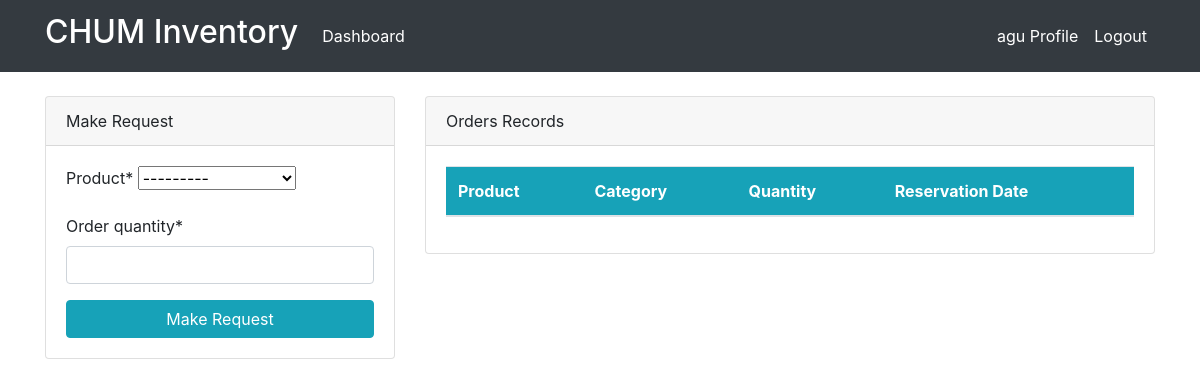
/dashboard/ (signed in), run on an earlier commit of the app's database.
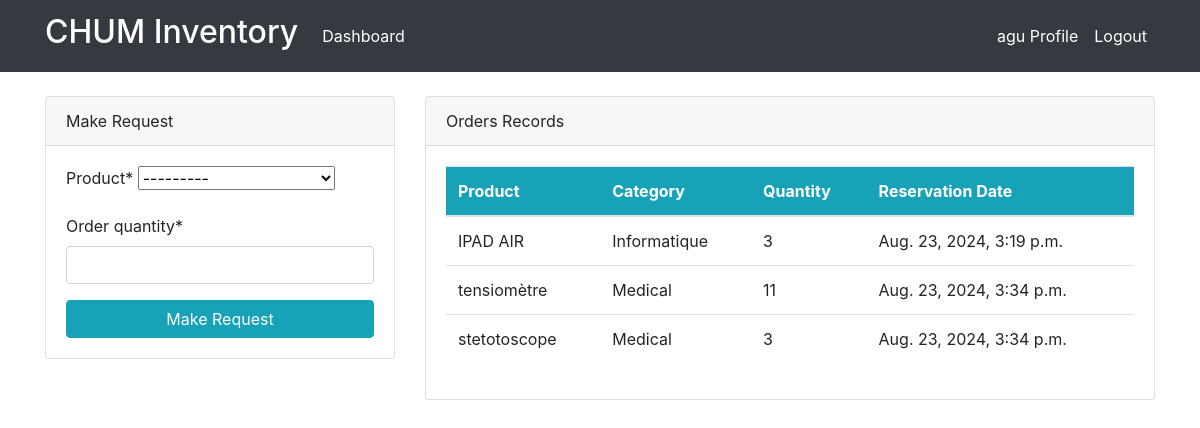
And on a later commit of the database.
### dashboard/models.py (models this page shows, shortened)
class Order(models.Model):
    product = models.ForeignKey(Product, on_delete=models.CASCADE, null=True)
    client = models.ForeignKey(User, models.CASCADE, null=True)
    order_quantity = models.PositiveBigIntegerField(null=True)
    date = models.DateTimeField(auto_now_add=True)
    date_of_return = models.DateField(null=True, blank=True)  # New field
    returned = models.BooleanField(default=False)  # New field to track return status
    class Meta:
        verbose_name_plural = "Reservations"

class Product(models.Model):
    name = models.CharField(max_length=100, null=True)
    category = models.CharField(max_length=20, choices=CATEGORY, null=True)
    quantity = models.PositiveIntegerField(null=True)
    class Meta:
        verbose_name_plural = "CHUM Inventory"
    def __str__(self):
        return f'{self.name} ({self.quantity})'

### dashboard/views.py (the view)
# urls.py: path('dashboard/', views.index, name='dashboard-index'),
@login_required
def index(request):
    product = Product.objects.all()
    product_count = product.count()
    order = Order.objects.all()
    order_count = order.count()
    customer_count = User.objects.all().count()
    if request.method == 'POST':
        form = OrderForm(request.POST)
        if form.is_valid():
            obj = form.save(commit=False)
            obj.client = request.user
            obj.save()
            return redirect('dashboard-index')
    else:
        form = OrderForm()
    context = {
        'form': form,
        'orders': order,
        'products': product,
        'product_count': product_count,
        'order_count': order_count,
        'customer_count': customer_count,
    }
    return render(request, 'dashboard/index.html', context)

### dashboard/forms.py
class OrderForm(forms.ModelForm):
    class Meta:
        model = Order
        fields = ['product', 'order_quantity']

### templates/dashboard/index.html (shortened to what the changed rows need)
{% extends 'partials/base.html' %}
{% block content %}
{% if user.is_authenticated and user.is_staff and user.is_superuser %}
{% include 'partials/topnav.html' %}
 <div class="container">
    <div class="row my-5">
        <div class="col-md-6">
            <div class="bg-white">
                <canvas id="myChart1" width="400" height="300"></canvas>
                <script>
                    var ctx = document.getElementById('myChart1').getContext('2d');
                    var myChart1 = new Chart(ctx, {
                        type: 'pie',
                        data: {
                            labels: [{% for order in orders %}'{{order.product.name}}', {% endfor %}],
                            datasets: [{
                                label: 'Orders',
                                data: [{% for order in orders %} '{{order.order_quantity}}', {% endfor %}],
                                backgroundColor: [
                                    'rgba(255, 99, 132, 1)',
                                    'rgba(54, 162, 235, 1)',
                                    'rgba(255, 206, 86, 1)',
                                    'rgba(75, 192, 192, 1)',
                                    'rgba(153, 102, 255, 1)',
                                    'rgba(255, 159, 64, 1)',
                                    'rgba(255, 123, 33, 1)',
                                    'rgba(54, 54, 235, 1)',
                                    'rgba(255, 100, 86, 1)',
                                    'rgba(75, 87, 192, 1)',
                                    'rgba(44, 102, 255, 1)',
                                    'rgba(1234, 159, 64, 1)',
                                    'rgba(12, 233, 132, 1)',
                                    'rgba(549, 16, 235, 1)',
                                    'rgba(25, 20, 86, 1)',
                                    'rgba(75, 192, 192, 1)',
                                    'rgba(153, 102, 255, 1)',
                                    'rgba(255, 159, 64, 1)',
                                    'rgba(255, 99, 132, 1)',
                                    'rgba(576, 1662, 35, 1)',
                                    'rgba(322, 121, 86, 1)',
                                    'rgba(75, 192, 192, 1)',
                                    'rgba(153, 102, 255, 1)',
                                    'rgba(255, 159, 64, 1)',
                                    'rgba(255, 999, 13, 1)',
                                    'rgba(514, 112, 2315, 1)',
                                    'rgba(654, 45, 86, 1)',
                                    'rgba(715, 19, 192, 1)',
                                ],
                                borderColor: [
                                    'rgba(255, 99, 132, 1)',
                                    'rgba(54, 162, 235, 1)',
                                    'rgba(255, 206, 86, 1)',
                                    'rgba(75, 192, 192, 1)',
                                    'rgba(153, 102, 255, 1)',
                                    'rgba(255, 159, 64, 1)'
                                ],
                                borderWidth: 1
                            }]
                        },
                        options: {
                            scales: {
                                yAxes: [{
                                    ticks: {
                                        beginAtZero: true
                                    }
                                }]
                            }
                        }
                    });
                </script>
            </div>
        </div>
        <div class="col-md-6">
            <div class="bg-white">
                <canvas id="myChart" width="400" height="300"></canvas>
                <script>
                    var ctx = document.getElementById('myChart').getContext('2d');
                    var myChart = new Chart(ctx, {
                        type: 'bar',
                        data: {
                            labels: [{% for product in products %}'{{product.name}}', {% endfor %}],
                            datasets: [{
                                label: 'Products',
                                data: [{% for product in products %}'{{product.quantity}}', {% endfor %}],
                                backgroundColor: [
                                    'rgba(255, 99, 132, 1)',
                                    'rgba(54, 162, 235, 1)',
                                    'rgba(255, 206, 86, 1)',
                                    'rgba(75, 192, 192, 1)',
                                    'rgba(153, 102, 255, 1)',
                                    'rgba(255, 159, 64, 1)',
                                    'rgba(255, 123, 33, 1)',
                                    'rgba(54, 54, 235, 1)',
                                    'rgba(255, 100, 86, 1)',
                                    'rgba(75, 87, 192, 1)',
                                    'rgba(44, 102, 255, 1)',
                                    'rgba(1234, 159, 64, 1)',
                                    'rgba(12, 233, 132, 1)',
                                    'rgba(549, 16, 235, 1)',
                                    'rgba(25, 20, 86, 1)',
                                    'rgba(75, 192, 192, 1)',
                                    'rgba(153, 102, 255, 1)',
                                    'rgba(255, 159, 64, 1)',
                                    'rgba(255, 99, 132, 1)',
                                    'rgba(576, 1662, 35, 1)',
                                    'rgba(322, 121, 86, 1)',
                                    'rgba(75, 192, 192, 1)',
                                    'rgba(153, 102, 255, 1)',
                                    'rgba(255, 159, 64, 1)',
                                    'rgba(255, 999, 13, 1)',
                                    'rgba(514, 112, 2315, 1)',
                                    'rgba(654, 45, 86, 1)',
                                    'rgba(715, 19, 192, 1)',
                                ],
                                borderColor: [
                                    'rgba(255, 99, 132, 1)',
                                    'rgba(54, 162, 235, 1)',
                                    'rgba(255, 206, 86, 1)',
                                    'rgba(75, 192, 192, 1)',
                                    'rgba(153, 102, 255, 1)',
                                    'rgba(255, 159, 64, 1)'
                                ],
                                borderWidth: 1
                            }]
                        },
                        options: {
                            scales: {
                                yAxes: [{
                                    ticks: {
                                        beginAtZero: true
                                    }
                                }]
                            }
                        }
                    });
                </script>
            </div>
        </div>
    </div>
</div>
{% else %}
{% include 'dashboard/customer_index.html' %}
{% endif %}
{% endblock %}

### templates/dashboard/customer_index.html (shortened to what this page needs)
{% load crispy_forms_tags %}
<!DOCTYPE html>
<html lang="en">
<head>
    <link rel="stylesheet" href="https://stackpath.bootstrapcdn.com/bootstrap/4.3.1/css/bootstrap.min.css">
</head>
<body>
    <div class="container mt-4">
        <div class="row">
            <div class="col-md-4">
                <div class="card">
                    <div class="card-header">
                        Make Request
                    </div>
                    <div class="card-body">
                        <form method="POST" onsubmit="handleSubmit(event)">
                            {{ form|crispy }}
                            <input class="btn btn-info btn-block" type="submit" value="Make Request">
                        </form>
                    </div>
                </div>
            </div>
            <div class="col-md-8">
                <div class="card">
                    <div class="card-header">
                        Orders Records
                    </div>
                    <div class="card-body">
                        <table class="table bg-white">
                            <thead class="bg-info text-white">
                                <tr>
                                    <th scope="col">Product</th>
                                    <th scope="col">Category</th>
                                    <th scope="col">Quantity</th>
                                    <th scope="col">Reservation Date</th>
                                </tr>
                            </thead>
                            <tbody>
                                {% for order in orders %}
                                {% if order.client == user %}
                                <tr>
                                    <td>{{ order.product.name }}</td>
                                    <td>{{ order.product.category }}</td>
                                    <td>{{ order.order_quantity }}</td>
                                    <td>{{ order.date }}</td>
                                </tr>
                                {% endif %}
                                {% endfor %}
                            </tbody>
                        </table>
                    </div>
                </div>
            </div>
        </div>
    </div>
</body>
</html>

What changed in the data, as far as the page shows it:
added Order: product.name "IPAD AIR", product.category "Informatique", order_quantity "3", date "Aug. 23, 2024, 3:19 p.m."
added Order: product.name "tensiomètre", product.category "Medical", order_quantity "11", date "Aug. 23, 2024, 3:34 p.m."
added Order: product.name "stetotoscope", product.category "Medical", order_quantity "3", date "Aug. 23, 2024, 3:34 p.m."
